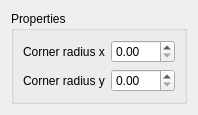
<ui version="4.0" >
 <class>RectangleShapeConfigWidget</class>
 <widget class="QWidget" name="RectangleShapeConfigWidget" >
  <property name="geometry" >
   <rect>
    <x>0</x>
    <y>0</y>
    <width>198</width>
    <height>108</height>
   </rect>
  </property>
  <property name="windowTitle" >
   <string>Rectangle Shape</string>
  </property>
  <layout class="QVBoxLayout" >
   <item>
    <widget class="QGroupBox" name="groupBox" >
     <property name="title" >
      <string>Properties</string>
     </property>
     <layout class="QGridLayout" >
      <item row="0" column="0" >
       <widget class="QLabel" name="label" >
        <property name="text" >
         <string>Corner radius x</string>
        </property>
       </widget>
      </item>
      <item row="0" column="1" >
       <widget class="KoUnitDoubleSpinBox" name="cornerRadiusX" />
      </item>
      <item row="1" column="0" >
       <widget class="QLabel" name="label_2" >
        <property name="text" >
         <string>Corner radius y</string>
        </property>
       </widget>
      </item>
      <item row="1" column="1" >
       <widget class="KoUnitDoubleSpinBox" name="cornerRadiusY" />
      </item>
     </layout>
    </widget>
   </item>
  </layout>
 </widget>
 <customwidgets>
  <customwidget>
   <class>KoUnitDoubleSpinBox</class>
   <extends>QDoubleSpinBox</extends>
   <header location="global" >KoUnitDoubleSpinBox.h</header>
  </customwidget>
 </customwidgets>
 <resources/>
 <connections/>
</ui>
